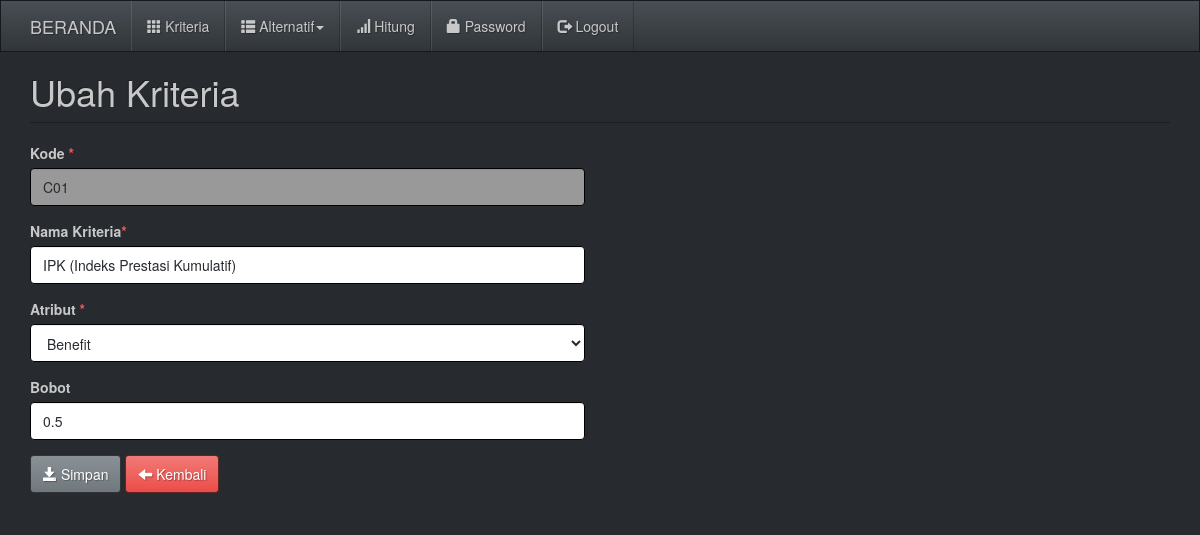
Page /index.php?m=kriteria_ubah&ID=C01 (signed in) on the committed database.
### tables this page shows
CREATE TABLE `tb_kriteria` (
  `kode_kriteria` varchar(35) NOT NULL,
  `nama_kriteria` varchar(55) DEFAULT NULL,
  `atribut` varchar(16) DEFAULT NULL,
  `bobot` double DEFAULT NULL,
  PRIMARY KEY (`kode_kriteria`)
);

### config.php (called while the page is built)
<?php
$config["server"] = 'localhost';
$config["username"] = 'root';
$config["password"] = '';
$config["database_name"] = 'vikor_om';

### includes/db.php (called while the page is built, shortened)
<?php
class DB{
    var $conn = null;
    public function __construct($host, $username, $passwd, $dbname){
        $this->conn = mysqli_connect($host, $username, $passwd, $dbname);
    }
    public function query($sql){
        $query = mysqli_query($this->conn, $sql) or die('<pre>Error mysqli_query: ' . mysqli_error($this->conn) . '<br />' . $sql . '</pre>');
        return $query;
    }
    public function get_row($sql){
        $query = $this->query($sql);
        return mysqli_fetch_object($query);
    }
}

### kriteria_ubah.php (the view, shortened to what this page needs)
<?php
    $row = $db->get_row("SELECT * FROM tb_kriteria WHERE kode_kriteria='$_GET[ID]'");
?>
<div class="page-header">
    <h1>Ubah Kriteria</h1>
</div>
<div class="row">
    <div class="col-sm-6">
        <form method="post">
           <div class="form-group">
                <label>Kode <span class="text-danger">*</span></label>
                <input class="form-control" type="text" name="kode" value="<?=$row->kode_kriteria?>" readonly=""/>
            </div>
            <div class="form-group">
                <label>Nama Kriteria<span class="text-danger">*</span></label>
                <input class="form-control" type="text" name="nama" value="<?=set_value('nama', $row->nama_kriteria)?>"/>
            </div>
            <div class="form-group">
                <label>Atribut <span class="text-danger">*</span></label>
                <select class="form-control" name="atribut">
                    <?=get_atribut_option(set_value('atribut', $row->atribut))?>
                </select>
            </div>
            <div class="form-group">
                <label>Bobot <span class="text-danger"></span></label>
               <input class="form-control" type="text" name="bobot" value="<?=set_value('bobot', $row->bobot)?>"/>
            </div>
            <div class="form-group">
                <button class="btn btn-primary"><span class="glyphicon glyphicon-save"></span> Simpan</button>
                <a class="btn btn-danger" href="?m=kriteria"><span class="glyphicon glyphicon-arrow-left"></span> Kembali</a>
            </div>
        </form>
    </div>
</div>

### assets/css/general.css (style rules this page uses)
html { position: relative; min-height: 100%; }
body { margin-bottom: 70px; }
.page-header { margin-top: 0; padding-bottom: 0; }
.page-header h1 { margin-top: 0; }

### rows in the picture
tb_kriteria: kode "C01", nama "IPK (Indeks Prestasi Kumulatif)", atribut "Benefit", bobot "0.5"
